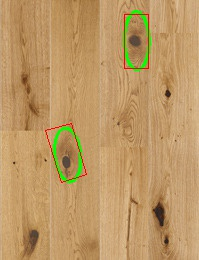
#> input picture detection/img/ex(binRes).jpg, 199 x 260 px, given in place of the camera
$ python Video_dark_areas.py   (older library calls are emulated)
#> lines starting #> are read from the running program, lines starting #| are printed output that depends on the picture; after the words box and inside, x2 and y2 are one past the last pixel; in counts of white or black regions, pixels touching at a corner belong together
__author__ = 'KolesnikG'
import numpy as np
import cv2

cap = cv2.VideoCapture(0)
while(True):
    ret, frame = cap.read()
#> frame is the input picture: shape (260, 199, 3); mean B, G, R 101.6, 152, 188.9
    roi = frame[0:500, 0:500]
    gray = cv2.cvtColor(roi, cv2.COLOR_BGR2GRAY)
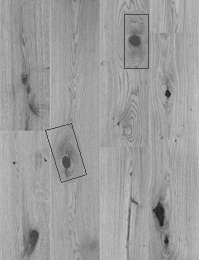
#> gray: shape (260, 199); min 28, max 202, mean 157.2
    gray_blur = cv2.GaussianBlur(gray, (15, 15), 0)
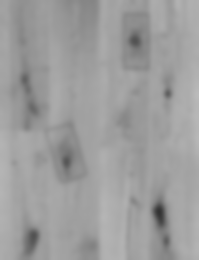
#> gray_blur: shape (260, 199); min 50, max 187, mean 157.2
    thresh = cv2.adaptiveThreshold(gray_blur, 255, cv2.ADAPTIVE_THRESH_GAUSSIAN_C,
        cv2.THRESH_BINARY_INV, 11, 1)
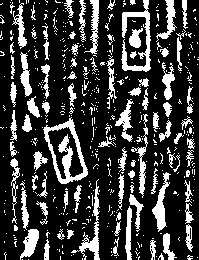
#> thresh: shape (260, 199); 23.1% white; 492 white regions (404 under 20 px), largest, box (x1, y1, x2, y2) and area: (43, 117, 88, 184) 982, (121, 0, 151, 72) 740, (71, 179, 100, 260) 470

    kernel = np.ones((3, 3), np.uint8)
    closing = cv2.morphologyEx(thresh, cv2.MORPH_CLOSE,
        kernel, iterations=4)
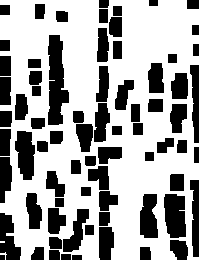
#> closing: shape (260, 199); 64.3% white; 73 black regions

    cont_img = closing.copy()
    image, contours, hierarchy = cv2.findContours(cont_img, cv2.RETR_EXTERNAL,
        cv2.CHAIN_APPROX_SIMPLE)
#> contours = 3 contours, 2 with area under 20; largest, box (x1, y1, x2, y2) and area: (0, 0, 199, 260) 45998

    for cnt in contours:
        area = cv2.contourArea(cnt)
        if area < 400 or area > 3000:
            continue

        if len(cnt) < 2:
            continue

        ellipse = cv2.fitEllipse(cnt)
        print(ellipse)
        cv2.ellipse(frame, ellipse, (0,255,0), 2)
#> this loop made 3 passes
#> area on pass 3: 45997.5
    #cv2.imshow("Morphological Closing", closing)
    #.imshow("Adaptive Thresholding", thresh)
    cv2.imshow('Contours', roi)

    if cv2.waitKey(1)== ord('q'):
#> (key q is pressed here)
        break

$ run again, on detection/img/ex1.jpg
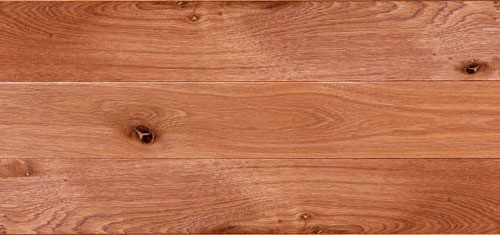
#> input picture detection/img/ex1.jpg, 500 x 235 px, given in place of the camera
#> frame is the input picture: shape (235, 500, 3); mean B, G, R 79.7, 114, 187.3
#> `thresh = cv2.adaptiveThreshold(gray_blur, 255, cv2.ADAPTIVE_THRESH_GAU..`:
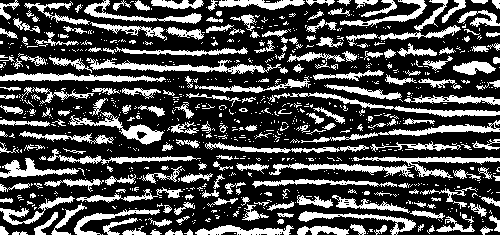
#> thresh: shape (235, 500); 29.2% white; 857 white regions (641 under 20 px), largest, box (x1, y1, x2, y2) and area: (86, 58, 288, 74) 1089, (269, 92, 500, 117) 930, (0, 73, 166, 82) 897
#> `closing = cv2.morphologyEx(thresh, cv2.MORPH_CLOSE, kernel, iterations..`:
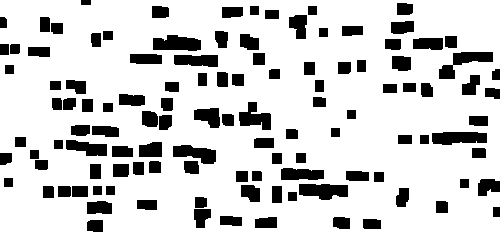
#> closing: shape (235, 500); 81.4% white; 116 black regions
#> contours = 1 contour; box (x1, y1, x2, y2) and area: (0, 0, 500, 235) 115742
#> the loop `for cnt in contours:` made 1 pass
#> area on pass 1: 115741.5
